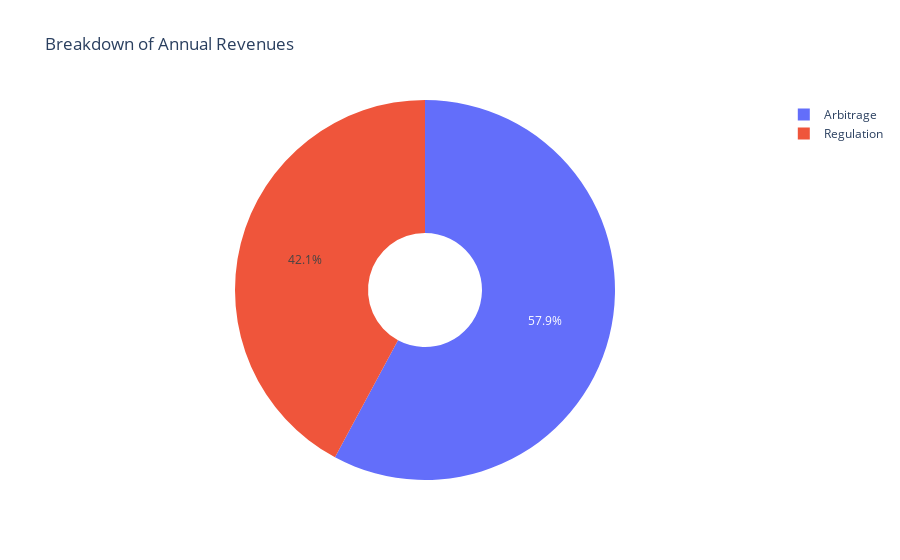

Write notebook code for a chart like this one.
### Code cell
df_filtered = revenue_data[revenue_data.values > 0]

fig = go.Figure(data=[go.Pie(labels=df_filtered.index, values=df_filtered.values, hole=0.3)])

# Update layout for the pie chart
fig.update_layout(
    title_text='Breakdown of Annual Revenues',
    annotations=[dict(text=' ', x=0.5, y=0.5, font_size=20, showarrow=False)]
)

# Display the plot in a notebook or interactive environment
fig.show()

### Figure 1 — Plotly figure (JSON) as saved in the notebook; plotly's stock layout.template omitted (floating-point values rounded to 4 significant figures)
{"data": [{"hole": 0.3, "labels": ["Arbitrage", "Regulation"], "type": "pie", "values": [350.6, 255.4]}], "layout": {"annotations": [{"font": {"size": 20}, "showarrow": false, "text": " ", "x": 0.5, "y": 0.5}], "title": {"text": "Breakdown of Annual Revenues"}}}
